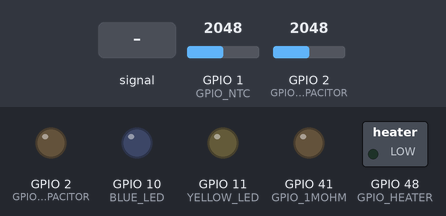
The sketch below on a simulated ESP32-S3. Parts: switched loads named in the sketch (green lamp = pin HIGH), output pins drawn as LEDs (lit = HIGH). Dashed ring = blinking. Inputs (shaded band) come from the test bench; at power-on: GPIO 1 (GPIO_NTC) = 2048, GPIO 2 (GPIO_CAPACITOR) = 2048. WiFi joins after 1.5 s; servers stay silent unless stated; no MQTT or app messages arrive unless stated; what the sketch prints to the serial monitor is not drawn.

Above: at 0.1 s.
At 2.7 s:
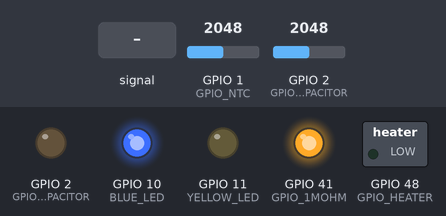
2.8 s: GPIO 2 (GPIO_CAPACITOR) fed a 200 Hz sine of ±1023 counts around its level
At 4.1 s:
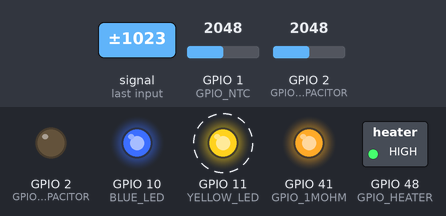
Timing chart, 0 to 6.3 s (numbered marks = the images above; inputs shaded):
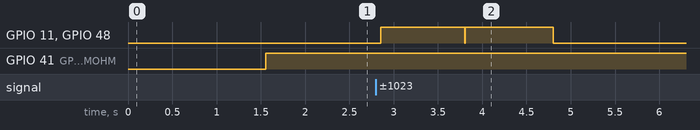

The sketch:

rainmeter.ino
```cpp
#include <Arduino.h>
#include <WiFi.h>
#include <WiFiClient.h>
#include <WebServer.h>
#include <HTTPUpdateServer.h>
#include <PubSubClient.h>
#include <RunningMedian.h>
#include "config.h"


#define ANALOG_FULL_RANGE   4096
#define HEAT_HYSTERESIS     25


#define WEBPAGESIZE         1024
char webpage[WEBPAGESIZE];
#define MQTTBUFFSIZE        256
char mqttbuff[MQTTBUFFSIZE];

int rawresult;
int rainintensity;


WiFiClient client;
WebServer server(80);
HTTPUpdateServer httpUpdater;
PubSubClient mqttclient(client);

#define RUNNING_MEDIANS     60
RunningMedian measurements = RunningMedian(RUNNING_MEDIANS);


// -------------------------------------------------------------------
void setup() {
  Serial.begin(115200);

  Serial.setTxTimeoutMs(0);   // comment out for basic ESP32 variants with no on chip USB
                              // prevents slow serial prints on some ESP32 variants if CDC on boot is enabled, usb is connected but no terminal running

  pinMode(GPIO_HEATER, OUTPUT);
  pinMode(BLUE_LED, OUTPUT);
  pinMode(YELLOW_LED, OUTPUT);

  pinMode(GPIO_1MOHM, INPUT);
  pinMode(GPIO_CAPACITOR, OUTPUT);
  digitalWrite(GPIO_CAPACITOR, LOW);    // discharge the capacitor preparing it for the first measurement

  Serial.print("Connecting to wifi ");
  Serial.print(String(ssid));
  WiFi.setHostname(hostname);
  WiFi.begin(ssid, wifipassword);
  while (WiFi.status() != WL_CONNECTED) {
    delay(500);
    Serial.print(".");
    if (millis()>60000) {              // still no connection after one minute, reboot and retry
      ESP.restart();
    }
  }
  Serial.print(" done!\nSignal strength: ");
  Serial.println(String(WiFi.RSSI()));
  Serial.print("Webserver started at http://");
  Serial.println(WiFi.localIP());

  server.on("/", handlewebpage);
  server.begin();
  httpUpdater.setup(&server, ota_path, ota_username, ota_password);
  mqttclient.setServer(mqttserver, 1883);
  mqttConnect();
}


// -------------------------------------------------------------------
void loop() {

  unsigned long now = millis();

  server.handleClient();
  mqttclient.loop();

  static unsigned long timerone;
  if (now - timerone >= 50) {       // every 50ms
    timerone = now;
    heatercontrol();
  }

  static unsigned long timertwo;
  if (now - timertwo >= 1000) {     // every 1s
    timertwo = now;
    measurerain();
  }

  static unsigned long timerthree;
  if (now - timerthree >= 60000) {  // every 60s
    timerthree = now;
    mqttsend(rainintensity);
  }
}


// -------------------------------------------------------------------
void measurerain (void) {

  unsigned long timerstart;

  heater_off();  // prevent overheating if stuck in the while loop below

  // -- stop discharging the now fully discharged capacitor by making gpio high impedance --
  pinMode(GPIO_CAPACITOR, INPUT);

  // -- start charging the capacitor and measure the time to charge it to 63% --
  pinMode(GPIO_1MOHM, OUTPUT);
  digitalWrite(GPIO_1MOHM, HIGH);
  timerstart = micros();
  while (analogRead(GPIO_CAPACITOR) < 0.63*ANALOG_FULL_RANGE);
  rawresult = (int)(micros()-timerstart);

  // Repackage result
  measurements.add(constrain(rawresult-CAPACITANCE_OFFSET, -500, 30000));     // remove offset and sanitize and then smooth and remove further outliers with the median array
  rainintensity = (int)(10*cbrt(max(measurements.getMedian(),(float)0.0)));   // make range feel more linear
//  rainintensity = (int)(3*sqrt(max(measurements.getMedian(),(float)0.0)));  // make range feel more linear

  // -- start discharging capacitor preparing it for the next measurement --
  pinMode(GPIO_CAPACITOR, OUTPUT);
  digitalWrite(GPIO_CAPACITOR, LOW);
}


// -------------------------------------------------------------------
bool mqttConnect(void) {

  if (mqttclient.connected()) {
    return true;
  }
  Serial.print("Connecting to mqtt server ");
  Serial.print(String(mqttserver));
  if (mqttclient.connect(hostname, mqtt_username, mqtt_password)) {
    digitalWrite(BLUE_LED, HIGH);
    Serial.println(" done!");
    return true;
  }
  digitalWrite(BLUE_LED, LOW);
  Serial.print(" failed, rc=");
  Serial.println(mqttclient.state());
  return false;
}


// -------------------------------------------------------------------
void mqttsend (int rain) {

  if (!mqttclient.connected()) {
    mqttConnect();
  }
  snprintf( mqttbuff, MQTTBUFFSIZE, "{\"~\":\"homeassistant/sensor/rainmeter\",\"name\":\"%s\",\"unique_id\":\"%s\",\"device_class\":\"precipitation_intensity\",\"stat_t\":\"~/state\"}", haName, haUniqid);
  mqttclient.publish("homeassistant/sensor/rainmeter/config", mqttbuff);
  Serial.println(mqttbuff);
  snprintf( mqttbuff, MQTTBUFFSIZE, "%d", rain );
  mqttclient.publish("homeassistant/sensor/rainmeter/state", mqttbuff);
  Serial.println(mqttbuff);
}


// -------------------------------------------------------------------
void heatercontrol(void) {
  int temperature = ANALOG_FULL_RANGE-analogRead(GPIO_NTC);
  if (temperature < HEAT_LEVEL && rainintensity>0) {    // only heat up the sensor if it detects rain or snow
      heater_on();
  }
  if (temperature > HEAT_LEVEL+HEAT_HYSTERESIS) {
      heater_off();
  }
}

void heater_on(void) {
  digitalWrite(GPIO_HEATER, HIGH);
  digitalWrite(YELLOW_LED, HIGH);
}

void heater_off(void) {
  digitalWrite(GPIO_HEATER, LOW);
  digitalWrite(YELLOW_LED, LOW);
}


// -------------------------------------------------------------------
void handlewebpage(void){

  static int max_offset = 0;
  static int max_rain = 0;

  max_offset = max((int)measurements.getMedian()+CAPACITANCE_OFFSET, max_offset);

  snprintf( webpage, WEBPAGESIZE, " \
  <html><head><meta http-equiv=refresh content=3></head><body><pre>\n \
  Hostname:     %s \n \
  Wifi signal:  %d dB \n \
  \n \
  Mqtt server:  %s \n \
  Connected:    %d \n \
  HA name:      %s \n \
  HA uniq_id:   %s \n \
  \n \
  \n \
  When the board is freshly rebooted and the sensor is \n \
  dry take the value from below and add to config.h \n \
  \n \
  <span style=\"color:#0c0;font-weight:bold;\">&#35;define CAPACITANCE_OFFSET %d </span>\n \
  \n \
  \n \
  Currently entered in config.h: \n \
  \n \
  <span style=\"color:#00e;font-weight:bold;\">&#35;define CAPACITANCE_OFFSET %d </span>\n \
  \n \
  \n \
  If the value of CAPACITANCE_OFFSET in config.h is set \n \
  slightly too low the reported rainintensity value will \n \
  occasionally rise above zero even whith no rain \n \
  \n \
  Current rainintensity: %d \n \
  </pre></body></html> \
  ", hostname, WiFi.RSSI(), mqttserver, mqttclient.connected(), haName, haUniqid, max_offset, CAPACITANCE_OFFSET, rainintensity );
  server.send(200, "text/html", webpage );
}


// --------------------------
```

config.h
```cpp
const char* ssid = "xxxxxxxx";
const char* wifipassword = "xxxxxxxx";
const char* hostname = "rainmeter";

const char* mqttserver = "xxxxxxxx";
const char* mqtt_username = "xxxxxxx";
const char* mqtt_password = "xxxxxxxx";

const char* ota_path = "/firmware";
const char* ota_username = "xxxxxxx";
const char* ota_password = "xxxxxx";

const char* haName   = "Rainmeter";
const char* haUniqid = "rainmeter01";

#define HEAT_LEVEL          2800    // 2500 ca 35 degrees celsius  //  2800 ca 45 degrees celsius

#define CAPACITANCE_OFFSET  200     // This is to zero out the summed capacitance of the cable and sensor when fully dry
                                    // Set this so the reported rainintensity stays at zero when the sensor is dry
                                    // Go to the device's local web page to get help finding the correct value
#define BLUE_LED        10
#define YELLOW_LED      11

#define GPIO_NTC        1           // Needs to be a GPIO pin that has ADC capabilites
#define GPIO_HEATER     48
#define GPIO_CAPACITOR  2           // Needs to be a GPIO pin that has ADC capabilites
#define GPIO_1MOHM      41
```

Measured:
- after the input at 2.8 s, GPIO 11 (YELLOW_LED), GPIO 48 (GPIO_HEATER): alternates HIGH for 0.97 s and LOW for 0.01 s, 4 changes in all, then stays LOW, starting after 0.05 s
